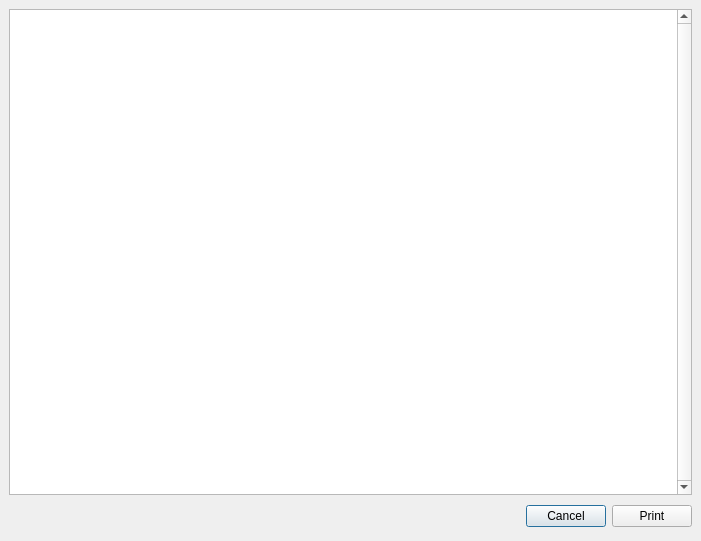
<ui version="4.0" >
 <author></author>
 <comment></comment>
 <exportmacro></exportmacro>
 <class>HtmlViewDialog</class>
 <widget class="QDialog" name="HtmlViewDialog" >
  <property name="geometry" >
   <rect>
    <x>0</x>
    <y>0</y>
    <width>701</width>
    <height>541</height>
   </rect>
  </property>
  <property name="windowTitle" >
   <string>HTML View Dialog</string>
  </property>
  <layout class="QVBoxLayout" >
   <property name="margin" >
    <number>9</number>
   </property>
   <property name="spacing" >
    <number>6</number>
   </property>
   <item>
    <widget class="QTextEdit" name="textEdit" >
     <property name="minimumSize" >
      <size>
       <width>400</width>
       <height>200</height>
      </size>
     </property>
     <property name="verticalScrollBarPolicy" >
      <enum>Qt::ScrollBarAlwaysOn</enum>
     </property>
     <property name="horizontalScrollBarPolicy" >
      <enum>Qt::ScrollBarAlwaysOff</enum>
     </property>
     <property name="readOnly" >
      <bool>true</bool>
     </property>
    </widget>
   </item>
   <item>
    <layout class="QHBoxLayout" >
     <property name="margin" >
      <number>0</number>
     </property>
     <property name="spacing" >
      <number>6</number>
     </property>
     <item>
      <spacer>
       <property name="orientation" >
        <enum>Qt::Horizontal</enum>
       </property>
       <property name="sizeType" >
        <enum>QSizePolicy::MinimumExpanding</enum>
       </property>
       <property name="sizeHint" >
        <size>
         <width>131</width>
         <height>31</height>
        </size>
       </property>
      </spacer>
     </item>
     <item>
      <widget class="QPushButton" name="cancelButton" >
       <property name="text" >
        <string>Cancel</string>
       </property>
       <property name="autoDefault" >
        <bool>false</bool>
       </property>
       <property name="default" >
        <bool>true</bool>
       </property>
      </widget>
     </item>
     <item>
      <widget class="QPushButton" name="printButton" >
       <property name="text" >
        <string>Print</string>
       </property>
       <property name="autoDefault" >
        <bool>false</bool>
       </property>
      </widget>
     </item>
    </layout>
   </item>
  </layout>
 </widget>
 <pixmapfunction></pixmapfunction>
 <resources/>
 <connections>
  <connection>
   <sender>printButton</sender>
   <signal>clicked()</signal>
   <receiver>HtmlViewDialog</receiver>
   <slot>accept()</slot>
   <hints>
    <hint type="sourcelabel" >
     <x>690</x>
     <y>530</y>
    </hint>
    <hint type="destinationlabel" >
     <x>96</x>
     <y>254</y>
    </hint>
   </hints>
  </connection>
  <connection>
   <sender>cancelButton</sender>
   <signal>clicked()</signal>
   <receiver>HtmlViewDialog</receiver>
   <slot>reject()</slot>
   <hints>
    <hint type="sourcelabel" >
     <x>525</x>
     <y>509</y>
    </hint>
    <hint type="destinationlabel" >
     <x>376</x>
     <y>505</y>
    </hint>
   </hints>
  </connection>
 </connections>
</ui>
